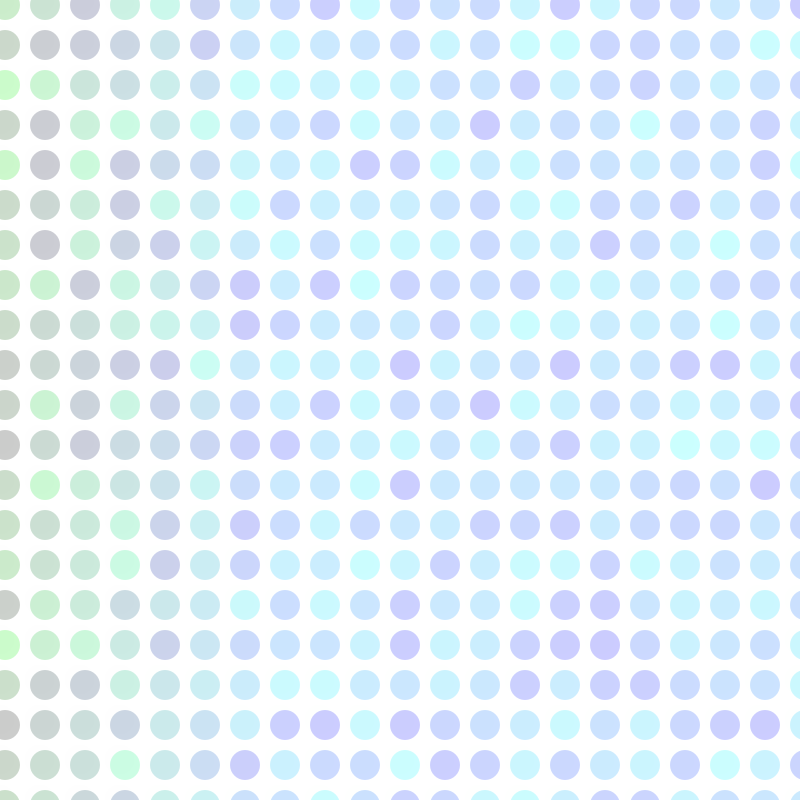
Frame 1 (no input)
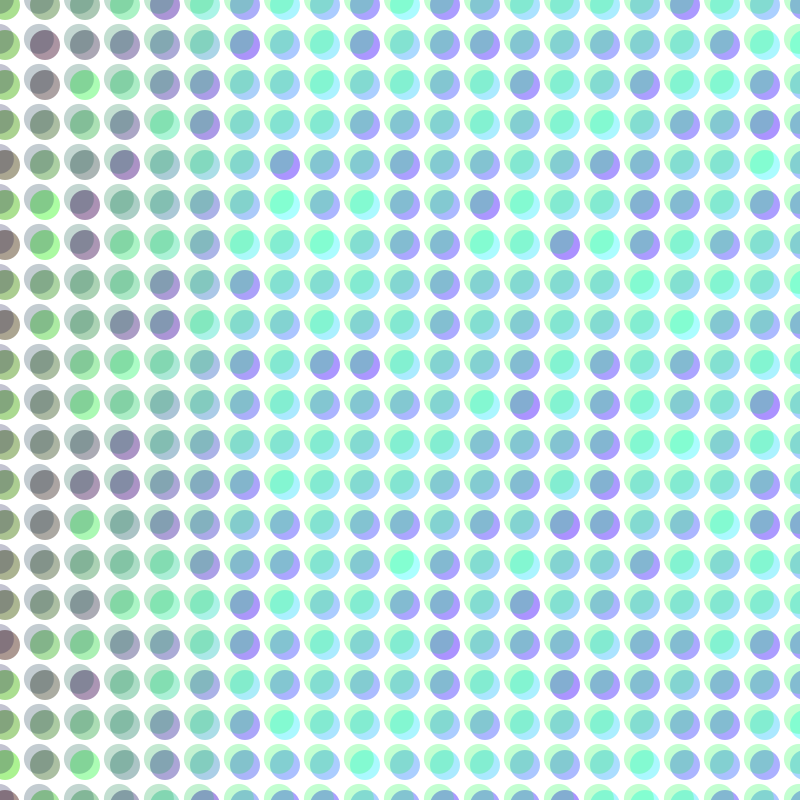
Frame 60 (the mouse pressed at the canvas centre just before this capture)
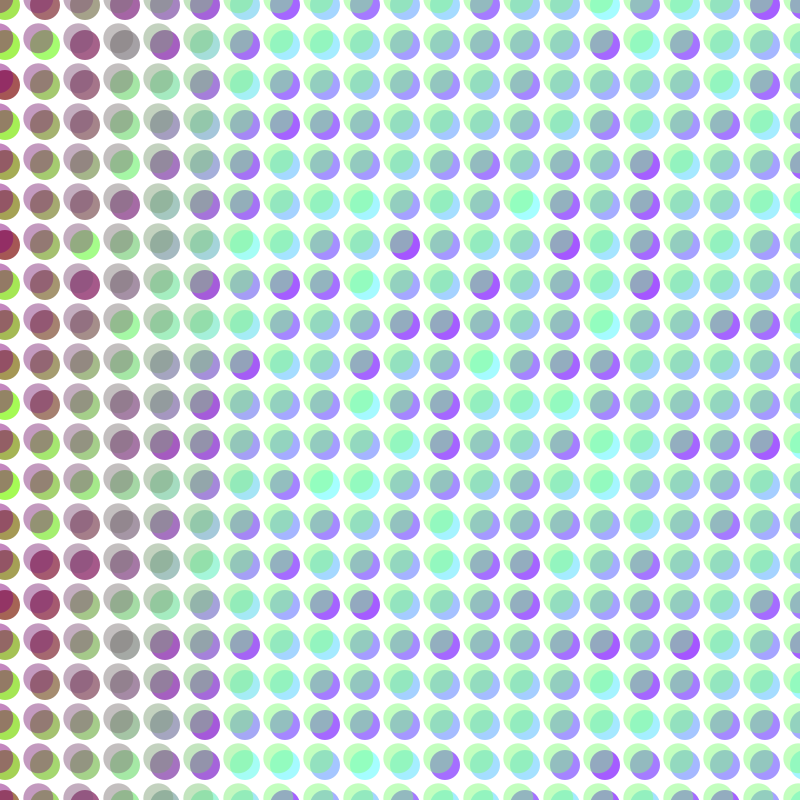
Frame 120 (the mouse held since frame 60 and released just before this capture)

The Processing sketch that drew these frames (run headless with seeded random() and noise(); from frame 60 on, the mouse is pressed at the canvas centre):

// Processing sketch: sketch_week5c
// ── sketch_week5c.pde
float angle =0;
  int z ;
  int i;
  int j;

void setup(){
  size(800,800);
    z=50;
}


void draw(){
  background(255);
  angle++;
  noStroke();

  
  if(z>250){
    z=30;
    z= z-1;}
  else{z++;}

    for (int i = 0; i <= width; i+=40) {
    for(int j=0; j<=height; j+=40){
    pushMatrix();
    
    fill(angle,random(0,255),i,z);
    ellipse( i+5, j+5,30, 30);
    float a=map(mouseX,0,800,0,255);
   
    fill(a,i,angle,z-50);
    //stroke(map(i,0,200,0,255), 255);
    float x = map(z, 0, 600, 0, 6);
    //rotate(x);
    ////curve(38, 239, 238 , 493, 204, 235, 263,455);
    ellipse( i-x, j-x,30, 30);

    popMatrix();
  } 
}

}
